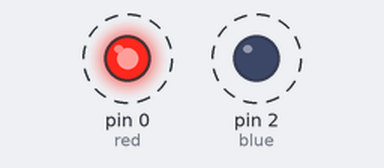
Bench run of a program on a simulated MicroPython board. On the bench: output pins drawn as LEDs (lit = HIGH). Dashed ring = blinking.

Above: at 0.5 s.
Timing chart, 0 to 4.6 s (numbered marks = the images above):
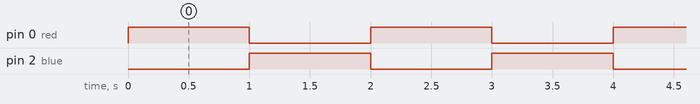

The program:

07_leds.py
```python
from machine import Pin
import time

red = Pin(0, Pin.OUT)
blue = Pin(2, Pin.OUT)
while True:
    blue.value(0)
    red.value(1)
    time.sleep(1)
    blue.value(1)
    red.value(0)
    time.sleep(1)
```

Measured:
- by itself, pin 0 (red), pin 2 (blue): alternates HIGH for 1.0 s and LOW for 1.0 s
